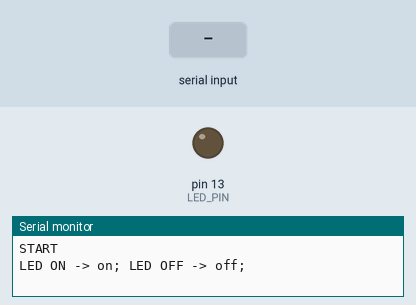
Bench run of a sketch on a simulated Arduino Uno, built with avr-gcc and run on an emulated ATmega328P. Shown: output pins drawn as LEDs (lit = HIGH), the last lines printed to the serial monitor. Inputs (shaded band) come from the test bench.

Above: at 1.2 s.
1.3 s: "on;" received over Serial
At 2.2 s:
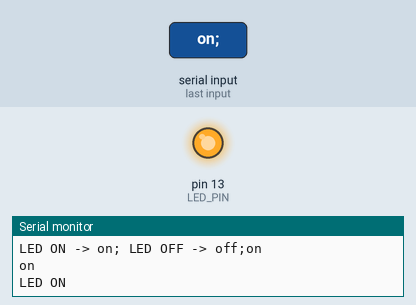
2.8 s: "off;" received over Serial
At 3.4 s:
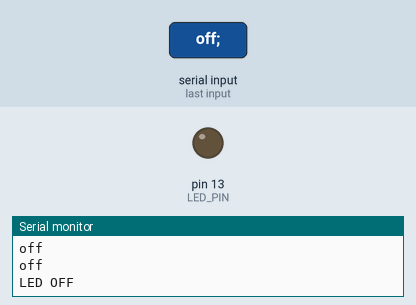
Timing chart, 0 to 5.8 s (numbered marks = the images above; inputs shaded):
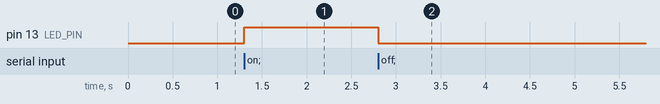

The sketch:

serial_string.ino
```cpp
//シリアルでDigitaloutを制御するプログラミング
//PCからシリアル通信→Arduino→Digital outのHIGH/LOW制御
//TTL制御ボードの代わりにArduinoを用いる
//参考：ゆうがたの「特にコレと言って」【prog】Arduino・シリアルで文字列受信するには
//https://ch.nicovideo.jp/yugata/blomaga/ar1177727
//
//【Arduino】シリアル通信の方法
//https://shizenkarasuzon.hatenablog.com/entry/2018/09/10/150209


// 変数の定義
#define LED_PIN 13


void setup(){
  // シリアルポートを9600 bps[ビット/秒]で初期化
  Serial.begin(9600);
  // 開始メッセージ
  Serial.write("START");
  Serial.write("\n");
  Serial.write("LED ON -> on; LED OFF -> off;");
  pinMode(LED_PIN, OUTPUT);
}

void loop(){
  if (Serial.available()>0){
    String str = Serial.readStringUntil(';');
    Serial.println(str);
    if (str.equals("on")){
          Serial.println(str);
        digitalWrite(LED_PIN, HIGH);
        Serial.print("LED ON\n");
    }
    else if(str.equals("off")){
          Serial.println(str);
        digitalWrite(LED_PIN, LOW);
        Serial.print("LED OFF\n");
        }
//    else {
////      Serial.print(str);
//      Serial.print("Not operation command");
//}
  }
  }
```

Measured:
- after the input at 1.3 s, pin 13 (LED_PIN): LOW → HIGH at once
- after the input at 2.8 s, pin 13 (LED_PIN): HIGH → LOW at once
